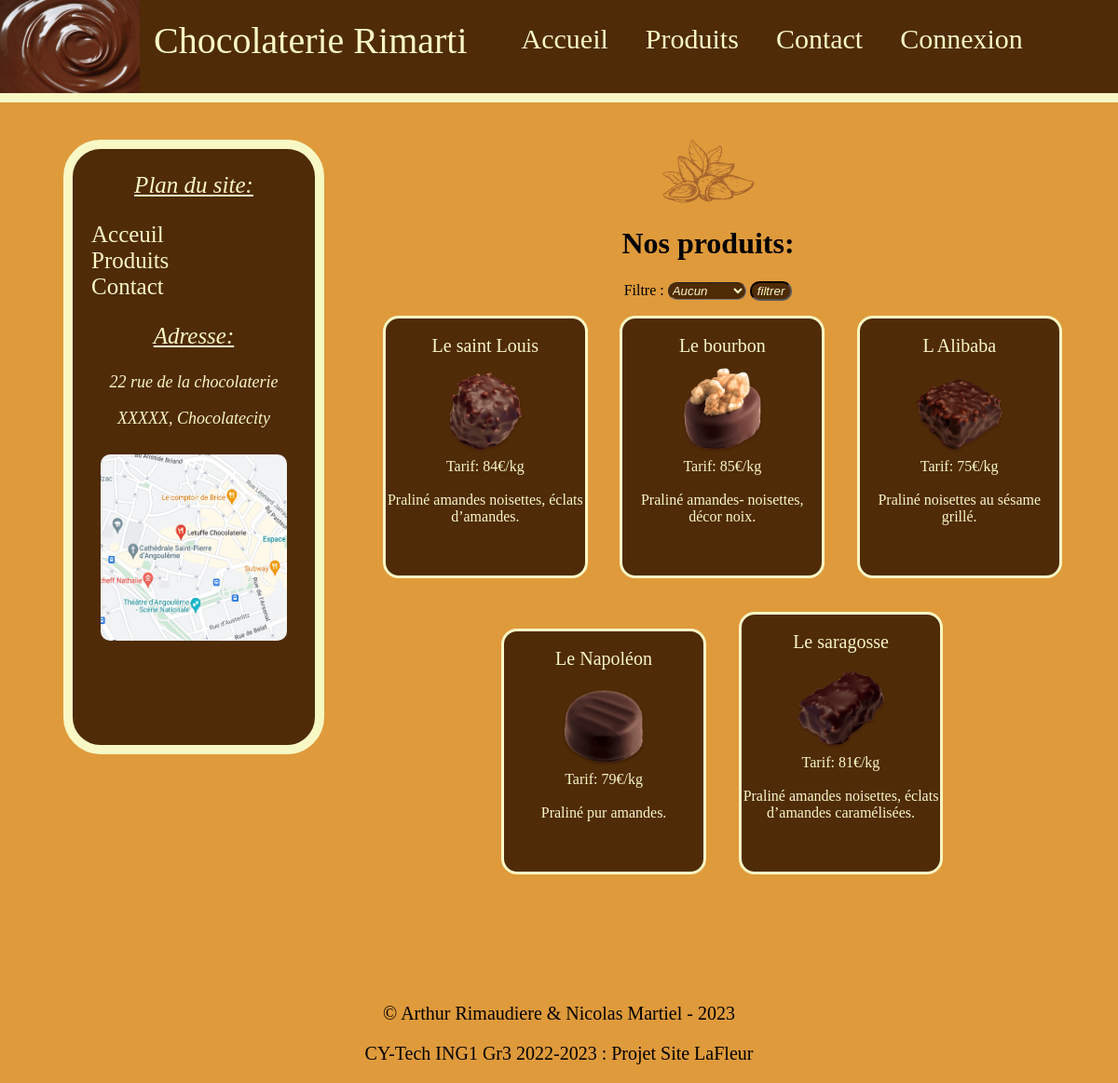
The page /product.php?filtre=pralines on the database its author committed.
### tables this page shows
CREATE TABLE IF NOT EXISTS produits(
    Nom VARCHAR(50),
    Prix INTEGER(10),
    Description VARCHAR(200),
    AvailableQuantity INTEGER(10),
    Image VARCHAR(100),
    Categorie VARCHAR(50)
);

### bdd/bdd.php (called while the page is built, shortened)
<?php
    $servername = "localhost";
    $username = "Arthur";
    $password = "password";
    $dbname = "rimarti";
    function printProduct(){
        global $servername, $username, $password, $dbname;
        $conn = mysqli_connect($servername, $username, $password, $dbname);
        if (!$conn) {
            echo "<div> ERREUR DE CONNECTION SQL </div>";
            mysqli_close($conn);
            return NULL;
        } else {
            $query = "SELECT * From produits";
            $res = mysqli_query($conn, $query);
            if(mysqli_num_rows($res) > 0) {
                return $res;
            return NULL;
            }
        }
    }
?>

### product.php (the view, shortened to what this page needs)
<!DOCTYPE html PUBLIC "-//W3C//DTD XHTML 1.0 Strict//EN"
"http://www.w3.org/TR/xhtml1/DTD/xhtml1-strict.dtd">
<html xmlns="http://www.w3.org/1999/xhtml" xml:lang="fr" lang="fr">
 <head>
  <link rel="stylesheet" type="text/css" href="assets/sources.css">
  <link rel="stylesheet" type="text/css" href="assets/product.css">
  <link href="https://cdn.jsdelivr.net/npm/@sweetalert2/theme-dark@4/dark.css" rel="stylesheet">
 </head>
 <body class="font">
    <header class="headsite">
        <img class="logoSize" src="assets/Images/chocolat-fondu3.jpg">
        <div class="title1">Chocolaterie Rimarti</div>
        <ul class="ButtonCase">
            <a class="buttonItem" href="index.php">Accueil</a>
            <a class="buttonItem" href="product.php">Produits</a>
            <a class="buttonItem" href="contact.php">Contact</a>
            <?php
                if($_SESSION['Statut-Connexion'] == false){
                    echo "<a class=\"buttonItem\" href=\"Connexion.php\">Connexion</a>";
                } else {
                    echo "<a class=\"buttonItem\" href=\"panier.php\">Panier</a>";
                    echo "<a class=\"buttonItem\" href=\"disconnect.php\">Déconnexion</a>";
                }
            ?>
        </ul>
    </header>
    <div class="line_down_header"></div>
    <div class="navbar-int">
        <p class="subtitlebar">Plan du site:</p>
        <nav>
            <ul class="navmenu">
                <li><a class="itemMenu" href="index.php">Acceuil</a></li>
                <li><a class="itemMenu" href="product.php">Produits</a></li>
                <li><a class="itemMenu" href="contact.php">Contact</a></li>
            </ul>
        </nav>
        <p class="subtitlebar">Adresse:</p>
        <p class="adresse">22 rue de la chocolaterie</p>
        <p class="adresse">XXXXX, Chocolatecity</p>
        <img class="imageloc" src="assets/Images/loc.png">
    </div>
    <div class="content">
        <img src="assets/Images/top-content.png">
        <h1 class="title">Nos produits:</h1>
        <form>
            <label for="filtre">Filtre :</label>
            <select name="filtre" id="filtre" class="filtre_deroulant_cat" >
                <option value="aucun">Aucun</option>
            </select>
            <input type="submit" value="filtrer" class="filter">
        </form>
        <div class="product_area">
            <?php
                $filtre = "aucun";
                if ($_GET['filtre'] != ""){
                    $filtre = $_GET['filtre'];
                }
                include 'bdd/bdd.php';
                $products = printProduct();
                $c = 0;
                $alreadyPrinted = array();
                foreach($products as $product){
                    $c = $c + 1;
                    $isAldReadyPrinted = false;
                    $needToPrint = true;
                    if ($filtre != "aucun"){
                        if($filtre != $product['Categorie']){
                            $needToPrint = false;
                        }
                    }
                    if($isAldReadyPrinted == false && $needToPrint == true){
                        array_push($alreadyPrinted, $product['Nom']);
                        echo "<p class='product'>\n";
                        echo "<br>\n";
                        echo "<a class='product-name' id='name-".$c."'>". $product['Nom'] ."</a>\n";
                        echo "<img class='product-picture' src='". $product['Image'] ."' onclick=\"openPicture('". $product['Image'] ."')\">\n";
                        echo "<a class='product-price'> Tarif: ". $product['Prix']."€/kg</a>\n";
                        echo "<br>\n";
                        echo "<br>\n";
                        echo "<a class='product-description'>". $product['Description'] ."</a>\n";
                        echo "<br>\n";
                        echo "<br>\n";
                        echo "<br class='quantite'><br class='quantite'>\n";
                        echo "</p>\n";
                    }
                }
            ?>
        </div>
        <br>
    </div>
    <footer class="footer">
        <p>&copy; Arthur Rimaudiere & Nicolas Martiel - 2023</p>
        <p>CY-Tech ING1 Gr3 2022-2023 : Projet Site LaFleur</p>
    </footer>
 </body>
</html>

### assets/sources.css (style rules this page uses)
.headsite { z-index: 1; background-color: #4f2b07; display: flex; flex-wrap: wrap; height: 100px; width: 100vw; position: fixed; top: 0; left: 0; overflow: -moz-hidden-unscrollable; }
.font { background-color: rgb(223, 154, 59); }
.line_down_header { z-index: 1; background-color: #f8f8c5; display: flex; flex-wrap: wrap; height: 10px; width: 100%; position: fixed; margin-top: 100px; top: 0; left: 0; }
.title1 { font-family: 'sans-serif'; color: #f8f8c5; font-size: 40px; margin-top: 20px; padding-left: 15px; flex-wrap: wrap }
.buttonItem { z-index: 1; background-color: #4f2b07; text-decoration: none; font-family: 'Franklin Gothic Medium'; color: #f8f8c5; font-size: 30px; padding-right: 15px; padding-left: 15px; margin-top: 100px; flex-wrap: wrap; border-radius: 10px; border-style: solid; border-color: #4f2b07; }
.ButtonCase { margin-top: 25px; }
ul { flex : 1; }
.logoSize { height: 100px; width: 150px }
.navbar-int { margin-left: 60px; width: 260px; height: 640px; background-color: #4f2b07; border-color: #f8f8c5; border-width: 10px; border-radius: 40px; border-style: solid; padding: 0; position: fixed; float: left; overflow: auto; }
.navmenu { list-style-type: none; }
.itemMenu { overflow: hidden; color: #f8f8c5; border-radius: 5px; font-size: 25px; margin-top: 20px; font-family: 'Franklin Gothic Medium'; text-decoration: none; margin-left: -20px; margin-bottom: 20px; }
.footer { margin-top: 100px; font-style: normal; font-family: 'Franklin Gothic Medium'; text-align: center; font-size: 20px; }
.content { margin-top: 150px; text-align: center; margin-left: 370px; margin-right: 50px; }
.subtitlebar { color: #f8f8c5; font-family: 'Franklin Gothic Medium'; font-size: 25px; text-align: center; font-style: oblique; text-decoration: underline; }
.adresse { color: #f8f8c5; font-family: 'Franklin Gothic Medium'; font-size: 18px; text-align: center; font-style: oblique; }
.imageloc { width: 200px; height: 200px; border-radius: 10px; margin-left: 30px; margin-top: 10px; }

### assets/product.css (style rules this page uses)
.product_area { width: 100%; height: 60%; overflow: -moz-hidden-unscrollable; }
.product { width: 28%; margin-left: 4%; background-color: #4f2b07; border-radius: 17px; border-color: #f8f8c5; border-style: solid; overflow: auto; display: inline-block; }
.product-name { font-size: 20px; color: #f8f8c5; display: block; }
.product-picture { width: 80%; display: block; margin-left: 10%; }
.product-price { color: #f8f8c5; }
.product-description { color: #f8f8c5; }
.filter { color: #f8f8c5; font-style: oblique; background-color: #4f2b04; border-style: inset; border-radius: 10px; }
.filtre_deroulant_cat { color: #f8f8c5; font-style: oblique; background-color: #4f2b04; border-style: inset; border-radius: 10px; }

### rows shown on the page
produits: Nom "Le saint Louis", Image (picture), Prix "84", Description "Praliné amandes noisettes, éclats d’amandes."
produits: Nom "Le bourbon", Image (picture), Prix "85", Description "Praliné amandes- noisettes, décor noix."
produits: Nom "L Alibaba", Image (picture), Prix "75", Description "Praliné noisettes au sésame grillé."
produits: Nom "Le Napoléon", Image (picture), Prix "79", Description "Praliné pur amandes."
produits: Nom "Le saragosse", Image (picture), Prix "81", Description "Praliné amandes noisettes, éclats d’amandes caramélisées."
